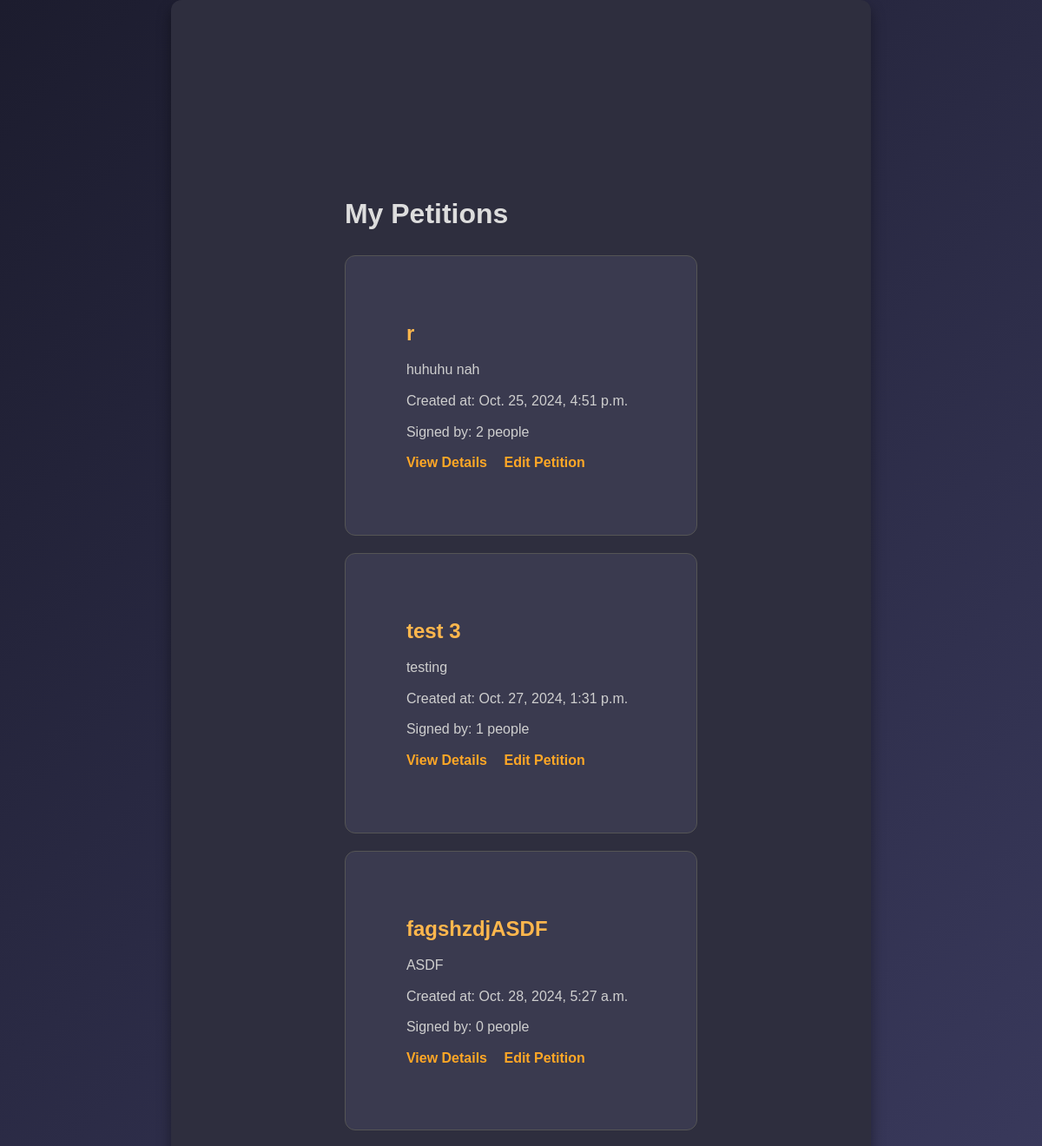
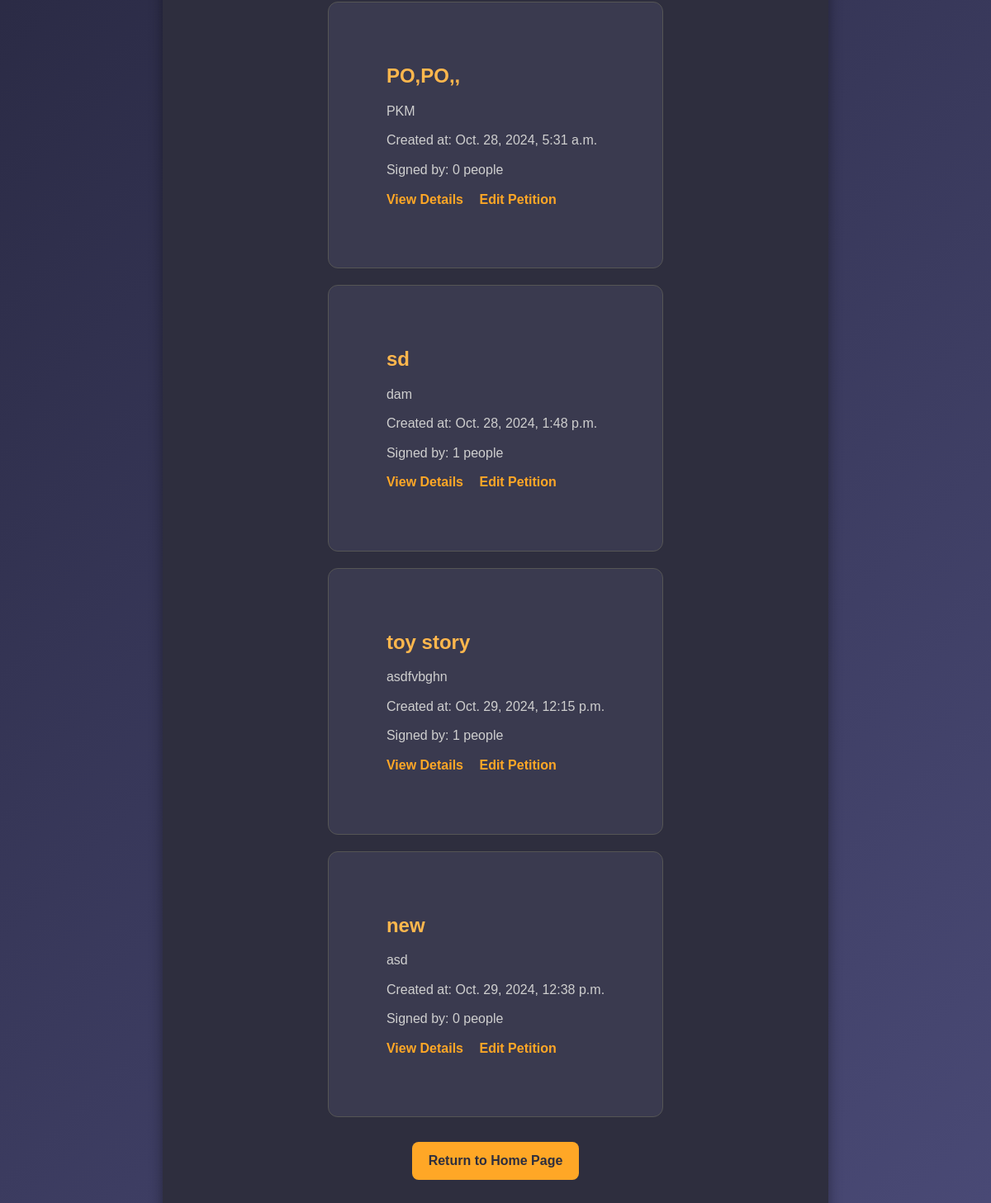
Page /complaints/my_petitions/ (signed in) on the earlier database version (2 pictures, top to bottom).
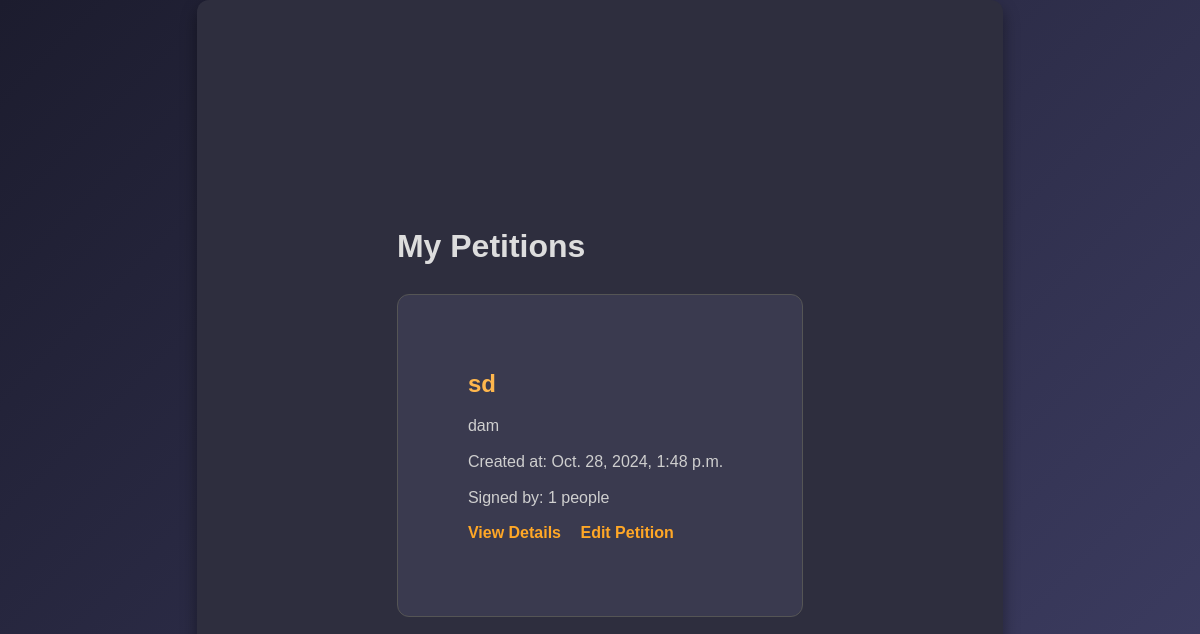
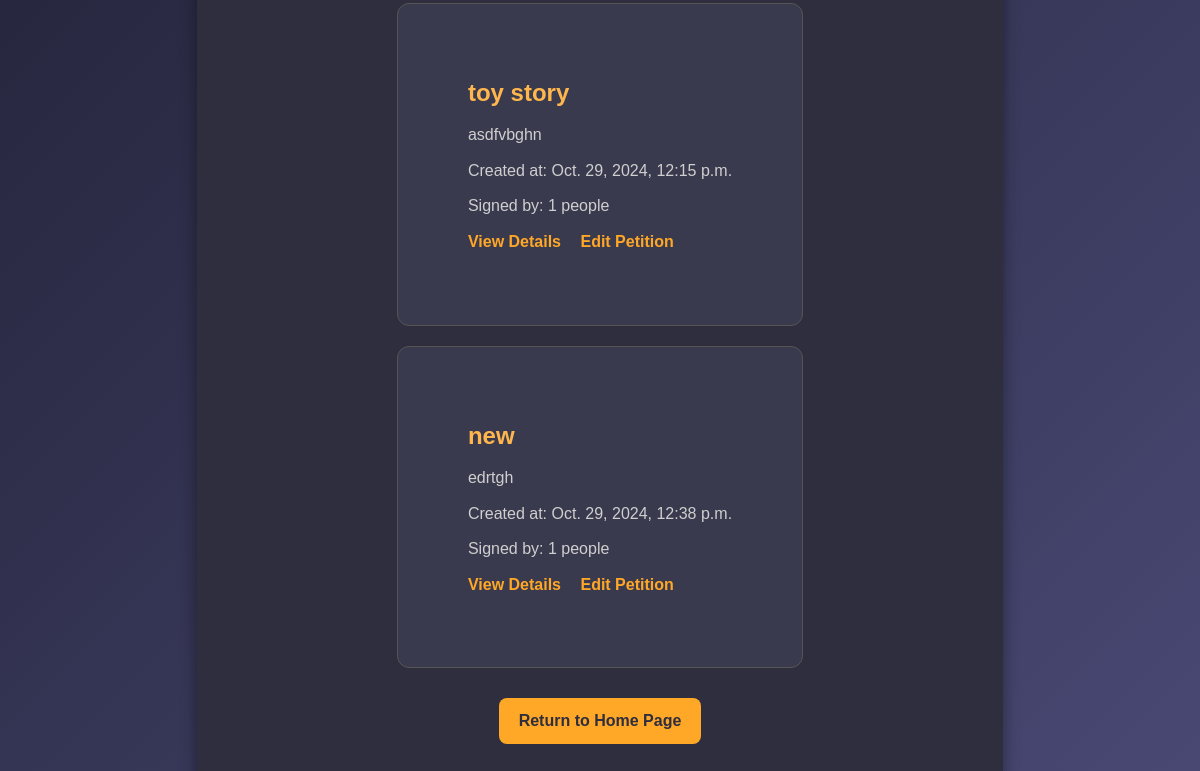
Same page on the later database version (2 pictures, top to bottom).
### complaints/models.py (models this page shows, shortened)
class Petition(models.Model):
    title = models.CharField(max_length=255)
    description = models.TextField()
    created_by = models.ForeignKey(User, on_delete=models.CASCADE)
    signatures = models.ManyToManyField(User, related_name='signed_petitions', blank=True)
    created_at = models.DateTimeField(auto_now_add=True)
    updated_at = models.DateTimeField(auto_now=True)
    is_edited = models.BooleanField(default=False)
    image = models.ImageField(upload_to='petitions/', blank=True, null=True)

### complaints/views.py (the view)
# urls.py: path('my_petitions/', my_petitions, name='my_petitions'),
@login_required
def my_petitions(request):
    petitions = Petition.objects.filter(created_by=request.user)
    return render(request, 'complaints/my_petitions.html', {'petitions': petitions})

### complaints/templates/complaints/my_petitions.html (shortened to what this page needs)
<!DOCTYPE html>
<html lang="en">
<head>
</head>
<body>
<div class="container">
    <h1>My Petitions</h1>
    <ul class="petition-list">
        {% for petition in petitions %}
            <li>
                <h2>{{ petition.title }}</h2>
                <p>{{ petition.description }}</p>
                <p>Created at: {{ petition.created_at }}</p>
                <p>Signed by: {{ petition.signatures.count }} people</p>
                <a href="{% url 'petition_detail' petition.id %}">View Details</a>
                <a href="{% url 'edit_petition' petition.id %}">Edit Petition</a>
            </li>
        {% empty %}
            <li>No petitions found.</li>
        {% endfor %}
    </ul>
    <a href="{% url 'home' %}" class="home-button">Return to Home Page</a>
</div>
</body>
</html>

Differences in the rows shown:
removed Petition: title "r", description "huhuhu nah", created_at "Oct. 25, 2024, 4:51 p.m.", signatures.count "2"
removed Petition: title "test 3", description "testing", created_at "Oct. 27, 2024, 1:31 p.m.", signatures.count "1"
removed Petition: title "fagshzdjASDF", description "ASDF", created_at "Oct. 28, 2024, 5:27 a.m.", signatures.count "0"
removed Petition: title "PO,PO,,", description "PKM", created_at "Oct. 28, 2024, 5:31 a.m.", signatures.count "0"
changed Petition "new": description "asd" → "edrtgh"; signatures.count "0" → "1"
